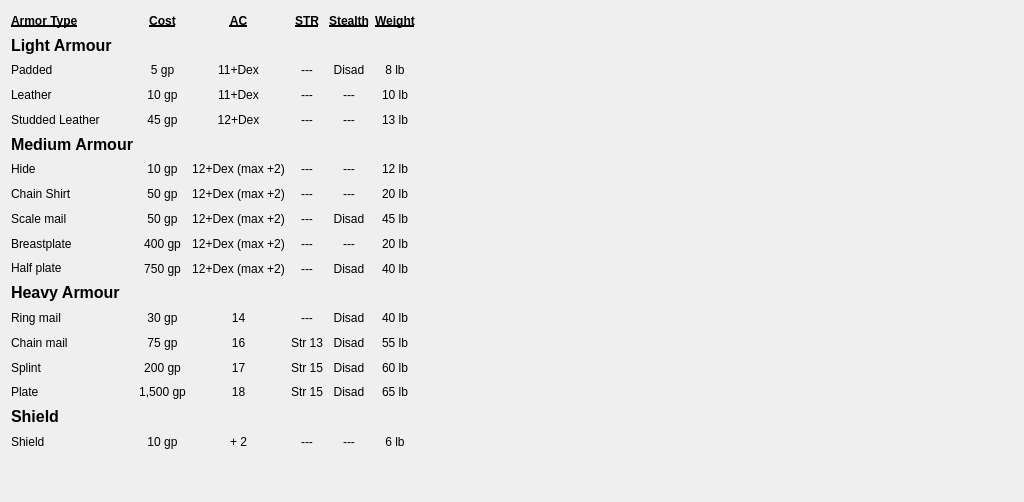
  <widget class="QWidget" name="tab2">
   <attribute name="title">
    <string>Armor</string>
   </attribute>
   <layout class="QGridLayout" name="gridLayout_3">
    <item row="0" column="0">
     <layout class="QHBoxLayout" name="horizontalLayout_21">
      <item>
       <layout class="QVBoxLayout" name="verticalLayout_96">
        <item>
         <widget class="QLabel" name="label_1175">
          <property name="font">
           <font>
            <weight>75</weight>
            <bold>true</bold>
            <underline>true</underline>
           </font>
          </property>
          <property name="text">
           <string>Armor Type</string>
          </property>
         </widget>
        </item>
        <item>
         <widget class="QLabel" name="label_1176">
          <property name="font">
           <font>
            <pointsize>12</pointsize>
            <weight>75</weight>
            <bold>true</bold>
           </font>
          </property>
          <property name="text">
           <string>Light Armour</string>
          </property>
         </widget>
        </item>
        <item>
         <widget class="QLabel" name="label_1177">
          <property name="text">
           <string>Padded</string>
          </property>
         </widget>
        </item>
        <item>
         <widget class="QLabel" name="label_1178">
          <property name="text">
           <string>Leather</string>
          </property>
         </widget>
        </item>
        <item>
         <widget class="QLabel" name="label_1179">
          <property name="text">
           <string>Studded Leather</string>
          </property>
         </widget>
        </item>
        <item>
         <widget class="QLabel" name="label_1180">
          <property name="font">
           <font>
            <pointsize>12</pointsize>
            <weight>75</weight>
            <bold>true</bold>
           </font>
          </property>
          <property name="text">
           <string>Medium Armour</string>
          </property>
         </widget>
        </item>
        <item>
         <widget class="QLabel" name="label_1181">
          <property name="text">
           <string>Hide</string>
          </property>
         </widget>
        </item>
        <item>
         <widget class="QLabel" name="label_1182">
          <property name="text">
           <string>Chain Shirt</string>
          </property>
         </widget>
        </item>
        <item>
         <widget class="QLabel" name="label_1183">
          <property name="text">
           <string>Scale mail</string>
          </property>
         </widget>
        </item>
        <item>
         <widget class="QLabel" name="label_1184">
          <property name="text">
           <string>Breastplate</string>
          </property>
         </widget>
        </item>
        <item>
         <widget class="QLabel" name="label_1185">
          <property name="text">
           <string>Half plate</string>
          </property>
         </widget>
        </item>
        <item>
         <widget class="QLabel" name="label_1186">
          <property name="font">
           <font>
            <pointsize>12</pointsize>
            <weight>75</weight>
            <bold>true</bold>
           </font>
          </property>
          <property name="text">
           <string>Heavy Armour</string>
          </property>
         </widget>
        </item>
        <item>
         <widget class="QLabel" name="label_1187">
          <property name="text">
           <string>Ring mail</string>
          </property>
         </widget>
        </item>
        <item>
         <widget class="QLabel" name="label_1188">
          <property name="text">
           <string>Chain mail</string>
          </property>
         </widget>
        </item>
        <item>
         <widget class="QLabel" name="label_1189">
          <property name="text">
           <string>Splint</string>
          </property>
         </widget>
        </item>
        <item>
         <widget class="QLabel" name="label_1190">
          <property name="text">
           <string>Plate</string>
          </property>
         </widget>
        </item>
        <item>
         <widget class="QLabel" name="label_1191">
          <property name="font">
           <font>
            <pointsize>12</pointsize>
            <weight>75</weight>
            <bold>true</bold>
           </font>
          </property>
          <property name="text">
           <string>Shield</string>
          </property>
         </widget>
        </item>
        <item>
         <widget class="QLabel" name="label_1192">
          <property name="text">
           <string>Shield</string>
          </property>
         </widget>
        </item>
       </layout>
      </item>
      <item>
       <layout class="QVBoxLayout" name="verticalLayout_97">
        <item>
         <widget class="QLabel" name="label_1193">
          <property name="font">
           <font>
            <weight>75</weight>
            <bold>true</bold>
            <underline>true</underline>
           </font>
          </property>
          <property name="text">
           <string>Cost</string>
          </property>
          <property name="alignment">
           <set>Qt::AlignCenter</set>
          </property>
         </widget>
        </item>
        <item>
         <widget class="QLabel" name="label_1194">
          <property name="font">
           <font>
            <pointsize>12</pointsize>
            <weight>75</weight>
            <bold>true</bold>
           </font>
          </property>
          <property name="text">
           <string/>
          </property>
         </widget>
        </item>
        <item>
         <widget class="QLabel" name="label_1195">
          <property name="text">
           <string>5 gp</string>
          </property>
          <property name="alignment">
           <set>Qt::AlignCenter</set>
          </property>
         </widget>
        </item>
        <item>
         <widget class="QLabel" name="label_1196">
          <property name="text">
           <string>10 gp</string>
          </property>
          <property name="alignment">
           <set>Qt::AlignCenter</set>
          </property>
         </widget>
        </item>
        <item>
         <widget class="QLabel" name="label_1197">
          <property name="text">
           <string>45 gp</string>
          </property>
          <property name="alignment">
           <set>Qt::AlignCenter</set>
          </property>
         </widget>
        </item>
        <item>
         <widget class="QLabel" name="label_1198">
          <property name="font">
           <font>
            <pointsize>12</pointsize>
            <weight>75</weight>
            <bold>true</bold>
           </font>
          </property>
          <property name="text">
           <string/>
          </property>
         </widget>
        </item>
        <item>
         <widget class="QLabel" name="label_1199">
          <property name="text">
           <string>10 gp</string>
          </property>
          <property name="alignment">
           <set>Qt::AlignCenter</set>
          </property>
         </widget>
        </item>
        <item>
         <widget class="QLabel" name="label_1200">
          <property name="text">
           <string>50 gp</string>
          </property>
          <property name="alignment">
           <set>Qt::AlignCenter</set>
          </property>
         </widget>
        </item>
        <item>
         <widget class="QLabel" name="label_1201">
          <property name="text">
           <string>50 gp</string>
          </property>
          <property name="alignment">
           <set>Qt::AlignCenter</set>
          </property>
         </widget>
        </item>
        <item>
         <widget class="QLabel" name="label_1202">
          <property name="text">
           <string>400 gp</string>
          </property>
          <property name="alignment">
           <set>Qt::AlignCenter</set>
          </property>
         </widget>
        </item>
        <item>
         <widget class="QLabel" name="label_1203">
          <property name="text">
           <string>750 gp</string>
          </property>
          <property name="alignment">
           <set>Qt::AlignCenter</set>
          </property>
         </widget>
        </item>
        <item>
         <widget class="QLabel" name="label_1204">
          <property name="font">
           <font>
            <pointsize>12</pointsize>
            <weight>75</weight>
            <bold>true</bold>
           </font>
          </property>
          <property name="text">
           <string/>
          </property>
         </widget>
        </item>
        <item>
         <widget class="QLabel" name="label_1205">
          <property name="text">
           <string>30 gp</string>
          </property>
          <property name="alignment">
           <set>Qt::AlignCenter</set>
          </property>
         </widget>
        </item>
        <item>
         <widget class="QLabel" name="label_1206">
          <property name="text">
           <string>75 gp</string>
          </property>
          <property name="alignment">
           <set>Qt::AlignCenter</set>
          </property>
         </widget>
        </item>
        <item>
         <widget class="QLabel" name="label_1207">
          <property name="text">
           <string>200 gp</string>
          </property>
          <property name="alignment">
           <set>Qt::AlignCenter</set>
          </property>
         </widget>
        </item>
        <item>
         <widget class="QLabel" name="label_1208">
          <property name="text">
           <string>1,500 gp</string>
          </property>
          <property name="alignment">
           <set>Qt::AlignCenter</set>
          </property>
         </widget>
        </item>
        <item>
         <widget class="QLabel" name="label_1209">
          <property name="font">
           <font>
            <pointsize>12</pointsize>
            <weight>75</weight>
            <bold>true</bold>
           </font>
          </property>
          <property name="text">
           <string/>
          </property>
         </widget>
        </item>
        <item>
         <widget class="QLabel" name="label_1210">
          <property name="text">
           <string>10 gp</string>
          </property>
          <property name="alignment">
           <set>Qt::AlignCenter</set>
          </property>
         </widget>
        </item>
       </layout>
      </item>
      <item>
       <layout class="QVBoxLayout" name="verticalLayout_98">
        <item>
         <widget class="QLabel" name="label_1211">
          <property name="font">
           <font>
            <weight>75</weight>
            <bold>true</bold>
            <underline>true</underline>
           </font>
          </property>
          <property name="text">
           <string>AC</string>
          </property>
          <property name="alignment">
           <set>Qt::AlignCenter</set>
          </property>
         </widget>
        </item>
        <item>
         <widget class="QLabel" name="label_1212">
          <property name="font">
           <font>
            <pointsize>12</pointsize>
            <weight>75</weight>
            <bold>true</bold>
           </font>
          </property>
          <property name="text">
           <string/>
          </property>
         </widget>
        </item>
        <item>
         <widget class="QLabel" name="label_1213">
          <property name="text">
           <string>11+Dex</string>
          </property>
          <property name="alignment">
           <set>Qt::AlignCenter</set>
          </property>
         </widget>
        </item>
        <item>
         <widget class="QLabel" name="label_1214">
          <property name="text">
           <string>11+Dex</string>
          </property>
          <property name="alignment">
           <set>Qt::AlignCenter</set>
          </property>
         </widget>
        </item>
        <item>
         <widget class="QLabel" name="label_1215">
          <property name="text">
           <string>12+Dex</string>
          </property>
          <property name="alignment">
           <set>Qt::AlignCenter</set>
          </property>
         </widget>
        </item>
        <item>
         <widget class="QLabel" name="label_1216">
          <property name="font">
           <font>
            <pointsize>12</pointsize>
            <weight>75</weight>
            <bold>true</bold>
           </font>
          </property>
          <property name="text">
           <string/>
          </property>
         </widget>
        </item>
        <item>
         <widget class="QLabel" name="label_1217">
          <property name="text">
           <string>12+Dex (max +2)</string>
          </property>
          <property name="alignment">
           <set>Qt::AlignCenter</set>
          </property>
         </widget>
        </item>
        <item>
         <widget class="QLabel" name="label_1218">
          <property name="text">
           <string>12+Dex (max +2)</string>
          </property>
          <property name="alignment">
           <set>Qt::AlignCenter</set>
          </property>
         </widget>
        </item>
        <item>
         <widget class="QLabel" name="label_1219">
          <property name="text">
           <string>12+Dex (max +2)</string>
          </property>
          <property name="alignment">
           <set>Qt::AlignCenter</set>
          </property>
         </widget>
        </item>
        <item>
         <widget class="QLabel" name="label_1220">
          <property name="text">
           <string>12+Dex (max +2)</string>
          </property>
          <property name="alignment">
           <set>Qt::AlignCenter</set>
          </property>
         </widget>
        </item>
        <item>
         <widget class="QLabel" name="label_1221">
          <property name="text">
           <string>12+Dex (max +2)</string>
          </property>
          <property name="alignment">
           <set>Qt::AlignCenter</set>
          </property>
         </widget>
        </item>
        <item>
         <widget class="QLabel" name="label_1222">
          <property name="font">
           <font>
            <pointsize>12</pointsize>
            <weight>75</weight>
            <bold>true</bold>
           </font>
          </property>
          <property name="text">
           <string/>
          </property>
         </widget>
        </item>
        <item>
         <widget class="QLabel" name="label_1223">
          <property name="text">
           <string>14</string>
          </property>
          <property name="alignment">
           <set>Qt::AlignCenter</set>
          </property>
         </widget>
        </item>
        <item>
         <widget class="QLabel" name="label_1224">
          <property name="text">
           <string>16</string>
          </property>
          <property name="alignment">
           <set>Qt::AlignCenter</set>
          </property>
         </widget>
        </item>
        <item>
         <widget class="QLabel" name="label_1225">
          <property name="text">
           <string>17</string>
          </property>
          <property name="alignment">
           <set>Qt::AlignCenter</set>
          </property>
         </widget>
        </item>
        <item>
         <widget class="QLabel" name="label_1226">
          <property name="text">
           <string>18</string>
          </property>
          <property name="alignment">
           <set>Qt::AlignCenter</set>
          </property>
         </widget>
        </item>
        <item>
         <widget class="QLabel" name="label_1227">
          <property name="font">
           <font>
            <pointsize>12</pointsize>
            <weight>75</weight>
            <bold>true</bold>
           </font>
          </property>
          <property name="text">
           <string/>
          </property>
         </widget>
        </item>
        <item>
         <widget class="QLabel" name="label_1228">
          <property name="text">
           <string>+ 2</string>
          </property>
          <property name="alignment">
           <set>Qt::AlignCenter</set>
          </property>
         </widget>
        </item>
       </layout>
      </item>
      <item>
       <layout class="QVBoxLayout" name="verticalLayout_99">
        <item>
         <widget class="QLabel" name="label_1229">
          <property name="font">
           <font>
            <weight>75</weight>
            <bold>true</bold>
            <underline>true</underline>
           </font>
          </property>
          <property name="text">
           <string>STR</string>
          </property>
          <property name="alignment">
           <set>Qt::AlignCenter</set>
          </property>
         </widget>
        </item>
        <item>
         <widget class="QLabel" name="label_1230">
          <property name="font">
           <font>
            <pointsize>12</pointsize>
            <weight>75</weight>
            <bold>true</bold>
           </font>
          </property>
          <property name="text">
           <string/>
          </property>
         </widget>
        </item>
        <item>
         <widget class="QLabel" name="label_1231">
          <property name="text">
           <string>---</string>
          </property>
          <property name="alignment">
           <set>Qt::AlignCenter</set>
          </property>
         </widget>
        </item>
        <item>
         <widget class="QLabel" name="label_1232">
          <property name="text">
           <string>---</string>
          </property>
          <property name="alignment">
           <set>Qt::AlignCenter</set>
          </property>
         </widget>
        </item>
        <item>
         <widget class="QLabel" name="label_1233">
          <property name="text">
           <string>---</string>
          </property>
          <property name="alignment">
           <set>Qt::AlignCenter</set>
          </property>
         </widget>
        </item>
        <item>
         <widget class="QLabel" name="label_1234">
          <property name="font">
           <font>
            <pointsize>12</pointsize>
            <weight>75</weight>
            <bold>true</bold>
           </font>
          </property>
          <property name="text">
           <string/>
          </property>
         </widget>
        </item>
        <item>
         <widget class="QLabel" name="label_1235">
          <property name="text">
           <string>---</string>
          </property>
          <property name="alignment">
           <set>Qt::AlignCenter</set>
          </property>
         </widget>
        </item>
        <item>
         <widget class="QLabel" name="label_1236">
          <property name="text">
           <string>---</string>
          </property>
          <property name="alignment">
           <set>Qt::AlignCenter</set>
          </property>
         </widget>
        </item>
        <item>
         <widget class="QLabel" name="label_1237">
          <property name="text">
           <string>---</string>
          </property>
          <property name="alignment">
           <set>Qt::AlignCenter</set>
          </property>
         </widget>
        </item>
        <item>
         <widget class="QLabel" name="label_1238">
          <property name="text">
           <string>---</string>
          </property>
          <property name="alignment">
           <set>Qt::AlignCenter</set>
          </property>
         </widget>
        </item>
        <item>
         <widget class="QLabel" name="label_1239">
          <property name="text">
           <string>---</string>
          </property>
          <property name="alignment">
           <set>Qt::AlignCenter</set>
          </property>
         </widget>
        </item>
        <item>
         <widget class="QLabel" name="label_1240">
          <property name="font">
           <font>
            <pointsize>12</pointsize>
            <weight>75</weight>
            <bold>true</bold>
           </font>
          </property>
          <property name="text">
           <string/>
          </property>
         </widget>
        </item>
        <item>
         <widget class="QLabel" name="label_1241">
          <property name="text">
           <string>---</string>
          </property>
          <property name="alignment">
           <set>Qt::AlignCenter</set>
          </property>
         </widget>
        </item>
        <item>
         <widget class="QLabel" name="label_1242">
          <property name="text">
           <string>Str 13</string>
          </property>
          <property name="alignment">
           <set>Qt::AlignCenter</set>
          </property>
         </widget>
        </item>
        <item>
         <widget class="QLabel" name="label_1243">
          <property name="text">
           <string>Str 15</string>
          </property>
          <property name="alignment">
           <set>Qt::AlignCenter</set>
          </property>
         </widget>
        </item>
        <item>
         <widget class="QLabel" name="label_1244">
          <property name="text">
           <string>Str 15</string>
          </property>
          <property name="alignment">
           <set>Qt::AlignCenter</set>
          </property>
         </widget>
        </item>
        <item>
         <widget class="QLabel" name="label_1245">
          <property name="font">
           <font>
            <pointsize>12</pointsize>
            <weight>75</weight>
            <bold>true</bold>
           </font>
          </property>
          <property name="text">
           <string/>
          </property>
         </widget>
        </item>
        <item>
         <widget class="QLabel" name="label_1246">
          <property name="text">
           <string>---</string>
          </property>
          <property name="alignment">
           <set>Qt::AlignCenter</set>
          </property>
         </widget>
        </item>
       </layout>
      </item>
      <item>
       <layout class="QVBoxLayout" name="verticalLayout_100">
        <item>
         <widget class="QLabel" name="label_1247">
          <property name="font">
           <font>
            <weight>75</weight>
            <bold>true</bold>
            <underline>true</underline>
           </font>
          </property>
          <property name="text">
           <string>Stealth</string>
          </property>
          <property name="alignment">
           <set>Qt::AlignCenter</set>
          </property>
         </widget>
        </item>
        <item>
         <widget class="QLabel" name="label_1248">
          <property name="font">
           <font>
            <pointsize>12</pointsize>
            <weight>75</weight>
            <bold>true</bold>
           </font>
          </property>
          <property name="text">
           <string/>
          </property>
         </widget>
        </item>
        <item>
         <widget class="QLabel" name="label_1249">
          <property name="text">
           <string>Disad</string>
          </property>
          <property name="alignment">
           <set>Qt::AlignCenter</set>
          </property>
         </widget>
        </item>
        <item>
         <widget class="QLabel" name="label_1250">
          <property name="text">
           <string>---</string>
          </property>
          <property name="alignment">
           <set>Qt::AlignCenter</set>
          </property>
         </widget>
        </item>
        <item>
         <widget class="QLabel" name="label_1251">
          <property name="text">
           <string>---</string>
          </property>
          <property name="alignment">
           <set>Qt::AlignCenter</set>
          </property>
         </widget>
        </item>
        <item>
         <widget class="QLabel" name="label_1252">
          <property name="font">
           <font>
            <pointsize>12</pointsize>
            <weight>75</weight>
            <bold>true</bold>
           </font>
          </property>
          <property name="text">
           <string/>
          </property>
         </widget>
        </item>
        <item>
         <widget class="QLabel" name="label_1253">
          <property name="text">
           <string>---</string>
          </property>
          <property name="alignment">
           <set>Qt::AlignCenter</set>
          </property>
         </widget>
        </item>
        <item>
         <widget class="QLabel" name="label_1254">
          <property name="text">
           <string>---</string>
          </property>
          <property name="alignment">
           <set>Qt::AlignCenter</set>
          </property>
         </widget>
        </item>
        <item>
         <widget class="QLabel" name="label_1255">
          <property name="text">
           <string>Disad</string>
          </property>
          <property name="alignment">
           <set>Qt::AlignCenter</set>
          </property>
         </widget>
        </item>
        <item>
         <widget class="QLabel" name="label_1256">
          <property name="text">
           <string>---</string>
          </property>
          <property name="alignment">
           <set>Qt::AlignCenter</set>
          </property>
         </widget>
        </item>
        <item>
         <widget class="QLabel" name="label_1257">
          <property name="text">
           <string>Disad</string>
          </property>
          <property name="alignment">
           <set>Qt::AlignCenter</set>
          </property>
         </widget>
        </item>
        <item>
         <widget class="QLabel" name="label_1258">
          <property name="font">
           <font>
            <pointsize>12</pointsize>
            <weight>75</weight>
            <bold>true</bold>
           </font>
          </property>
          <property name="text">
           <string/>
          </property>
         </widget>
        </item>
        <item>
         <widget class="QLabel" name="label_1259">
          <property name="text">
           <string>Disad</string>
          </property>
          <property name="alignment">
           <set>Qt::AlignCenter</set>
          </property>
         </widget>
        </item>
        <item>
         <widget class="QLabel" name="label_1260">
          <property name="text">
           <string>Disad</string>
          </property>
          <property name="alignment">
           <set>Qt::AlignCenter</set>
          </property>
         </widget>
        </item>
        <item>
         <widget class="QLabel" name="label_1261">
          <property name="text">
           <string>Disad</string>
          </property>
          <property name="alignment">
           <set>Qt::AlignCenter</set>
          </property>
         </widget>
        </item>
        <item>
         <widget class="QLabel" name="label_1262">
          <property name="text">
           <string>Disad</string>
          </property>
          <property name="alignment">
           <set>Qt::AlignCenter</set>
          </property>
         </widget>
        </item>
        <item>
         <widget class="QLabel" name="label_1263">
          <property name="font">
           <font>
            <pointsize>12</pointsize>
            <weight>75</weight>
            <bold>true</bold>
           </font>
          </property>
          <property name="text">
           <string/>
          </property>
         </widget>
        </item>
        <item>
         <widget class="QLabel" name="label_1264">
          <property name="text">
           <string>---</string>
          </property>
          <property name="alignment">
           <set>Qt::AlignCenter</set>
          </property>
         </widget>
        </item>
       </layout>
      </item>
      <item>
       <layout class="QVBoxLayout" name="verticalLayout_101">
        <item>
         <widget class="QLabel" name="label_1265">
          <property name="font">
           <font>
            <weight>75</weight>
            <bold>true</bold>
            <underline>true</underline>
           </font>
          </property>
          <property name="text">
           <string>Weight</string>
          </property>
          <property name="alignment">
           <set>Qt::AlignCenter</set>
          </property>
         </widget>
        </item>
        <item>
         <widget class="QLabel" name="label_1266">
          <property name="font">
           <font>
            <pointsize>12</pointsize>
            <weight>75</weight>
            <bold>true</bold>
           </font>
          </property>
          <property name="text">
           <string/>
          </property>
         </widget>
        </item>
        <item>
         <widget class="QLabel" name="label_1267">
          <property name="text">
           <string>8 lb</string>
          </property>
          <property name="alignment">
           <set>Qt::AlignCenter</set>
          </property>
         </widget>
        </item>
        <item>
         <widget class="QLabel" name="label_1268">
          <property name="text">
           <string>10 lb</string>
          </property>
          <property name="alignment">
           <set>Qt::AlignCenter</set>
          </property>
         </widget>
        </item>
        <item>
         <widget class="QLabel" name="label_1269">
          <property name="text">
           <string>13 lb</string>
          </property>
          <property name="alignment">
           <set>Qt::AlignCenter</set>
          </property>
         </widget>
        </item>
        <item>
         <widget class="QLabel" name="label_1270">
          <property name="font">
           <font>
            <pointsize>12</pointsize>
            <weight>75</weight>
            <bold>true</bold>
           </font>
          </property>
          <property name="text">
           <string/>
          </property>
         </widget>
        </item>
        <item>
         <widget class="QLabel" name="label_1271">
          <property name="text">
           <string>12 lb</string>
          </property>
          <property name="alignment">
           <set>Qt::AlignCenter</set>
          </property>
         </widget>
        </item>
        <item>
         <widget class="QLabel" name="label_1272">
          <property name="text">
           <string>20 lb</string>
          </property>
          <property name="alignment">
           <set>Qt::AlignCenter</set>
          </property>
         </widget>
        </item>
        <item>
         <widget class="QLabel" name="label_1273">
          <property name="text">
           <string>45 lb</string>
          </property>
          <property name="alignment">
           <set>Qt::AlignCenter</set>
          </property>
         </widget>
        </item>
        <item>
         <widget class="QLabel" name="label_1274">
          <property name="text">
           <string>20 lb</string>
          </property>
          <property name="alignment">
           <set>Qt::AlignCenter</set>
          </property>
         </widget>
        </item>
        <item>
         <widget class="QLabel" name="label_1275">
          <property name="text">
           <string>40 lb</string>
          </property>
          <property name="alignment">
           <set>Qt::AlignCenter</set>
          </property>
         </widget>
        </item>
        <item>
         <widget class="QLabel" name="label_1276">
          <property name="font">
           <font>
            <pointsize>12</pointsize>
            <weight>75</weight>
            <bold>true</bold>
           </font>
          </property>
          <property name="text">
           <string/>
          </property>
         </widget>
        </item>
        <item>
         <widget class="QLabel" name="label_1277">
          <property name="text">
           <string>40 lb</string>
          </property>
          <property name="alignment">
           <set>Qt::AlignCenter</set>
          </property>
         </widget>
        </item>
        <item>
         <widget class="QLabel" name="label_1278">
          <property name="text">
           <string>55 lb</string>
          </property>
          <property name="alignment">
           <set>Qt::AlignCenter</set>
          </property>
         </widget>
        </item>
        <item>
         <widget class="QLabel" name="label_1279">
          <property name="text">
           <string>60 lb</string>
          </property>
          <property name="alignment">
           <set>Qt::AlignCenter</set>
          </property>
         </widget>
        </item>
        <item>
         <widget class="QLabel" name="label_1280">
          <property name="text">
           <string>65 lb</string>
          </property>
          <property name="alignment">
           <set>Qt::AlignCenter</set>
          </property>
         </widget>
        </item>
        <item>
         <widget class="QLabel" name="label_1281">
          <property name="font">
           <font>
            <pointsize>12</pointsize>
            <weight>75</weight>
            <bold>true</bold>
           </font>
          </property>
          <property name="text">
           <string/>
          </property>
         </widget>
        </item>
        <item>
         <widget class="QLabel" name="label_1282">
          <property name="text">
           <string>6 lb</string>
          </property>
          <property name="alignment">
           <set>Qt::AlignCenter</set>
          </property>
         </widget>
        </item>
       </layout>
      </item>
     </layout>
    </item>
    <item row="0" column="1">
     <spacer name="horizontalSpacer_19">
      <property name="orientation">
       <enum>Qt::Horizontal</enum>
      </property>
      <property name="sizeHint" stdset="0">
       <size>
        <width>598</width>
        <height>440</height>
       </size>
      </property>
     </spacer>
    </item>
    <item row="1" column="0">
     <spacer name="verticalSpacer_74">
      <property name="orientation">
       <enum>Qt::Vertical</enum>
      </property>
      <property name="sizeHint" stdset="0">
       <size>
        <width>20</width>
        <height>40</height>
       </size>
      </property>
     </spacer>
    </item>
   </layout>
  </widget>
